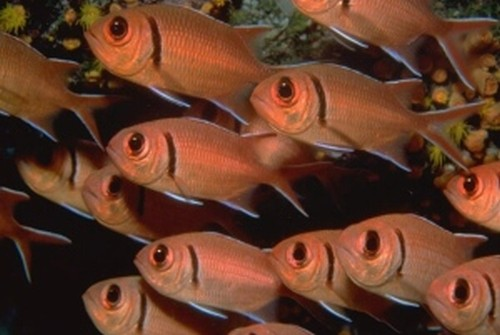
%> input picture Assignment 2/Matlab/Data/fishes.jpg, 500 x 335 px
$ octave main.m   (GNU Octave 9; MATLAB toolbox functions it lacks are replaced by stand-ins)
%> lines starting %> are read from the running program, lines starting %| are printed output that depends on the picture
### Assignment 2/Matlab/createScaleSpace.m
function [scale_space] = createScaleSpace(image, layers, sigma, k, isDownsamplingImg)

    % each cell is a layer of the pyramid
    scale_space = cell(1,layers);

    if isDownsamplingImg
        % odd filter size
        filter_size = 2*ceil(sigma*3)+1;

        % Create a Laplacian of Gaussian
        LOG_filter = fspecial( 'log', filter_size, sigma );

        % Scale Normalize Laplacian
        LOG_filter=(sigma.^2)*LOG_filter;

        % downsample the image multiple times
        for ii=1:layers
            if ii==1
                downsampled_img = image;
            else
                downsampled_img = imresize(image, 1/(k^(ii-1)), 'bicubic');
            end

            % create the laplacian response
            filtered_image = imfilter(downsampled_img, LOG_filter,'same', 'replicate');

            % Save square of Laplacian response
            filtered_image = filtered_image.^2;

            % upsample the laplacian response, to be reusable
            upsampled_img = imresize(filtered_image, size(image), 'bicubic');

            scale_space{ii} = upsampled_img;
        end
    else
        for ii = 1:layers
            %Compute the scaled std and resize the filter
            scaled_sigma = sigma*k^(ii-1);

            filter_size = 2*ceil(scaled_sigma*3)+1;  %+1 to guarantee odd filter size

            % Create a Laplacian of Gaussian filter
            LOG_filter = fspecial( 'log', filter_size, scaled_sigma );

            % Nomrmalize the filter
            LOG_filter = scaled_sigma.^2*LOG_filter;

            % Filter the image
            filtered_image = imfilter(image, LOG_filter,'same', 'replicate');

            % Save square of Laplacian response
            filtered_image = filtered_image.^2;

            % Store it at the appropriate level in the scale space
            scale_space{ii} = filtered_image;
        end
    end
end

### Assignment 2/Matlab/blobDetection.m
function [blobs] = blobDetection(image, layers, sigma, k, threshold, isDownsamplingImg)

scaleSpace = createScaleSpace(image, layers, sigma, k, isDownsamplingImg);


%% 2D Non-Maximum Suppression
nms_scale_space = cell(1,layers);
for i = 1:layers
    nms_scale_space{i} = ordfilt2(scaleSpace{i}, 9, ones(3,3)); %implements a 3-by-3 maximum filter
end

%% 3D Non-Maximum Suppression
maxima_scale_space = cell(1,layers);
for i = 1:layers
    if i == 1
        %concatenate in 3 dimensions
        neighborhood =  cat(3,nms_scale_space{i},nms_scale_space{i+1});
    elseif i < layers
        %concatenate in 3 dimensions
        neighborhood =  cat(3,nms_scale_space{i-1},nms_scale_space{i},nms_scale_space{i+1});
    else
        %concatenate in 3 dimensions
        neighborhood =  cat(3,nms_scale_space{i-1},nms_scale_space{i});
    end
    %computes the maximum over the 3 dimensions
    maxima_scale_space{i} = max(neighborhood,[],3);

end

% conver to arrays
maxima_array = cellToArray(maxima_scale_space);
scaleSpace_array = cellToArray(scaleSpace);

% mark the max values as 1 otherwise 0
extrema_marker_vals = maxima_array == scaleSpace_array;
nms_3D_scale_space = maxima_array .* extrema_marker_vals;

%% Threshold
isBiggerThanThreshold = nms_3D_scale_space > threshold;
nms_3D_scale_space = nms_3D_scale_space .* isBiggerThanThreshold;

blobs = nms_3D_scale_space;
end

### Assignment 2/Matlab/cellToArray.m
function [array] = cellToArray(cell_array)
% Converts a cell array to multidimension-array (layers X width X height)

layers = size(cell_array,2);
[width,height] = size(cell_array{1});
array=zeros(width,height,layers);
for i=1:size(cell_array,2)
    array(:,:,i) = cell_array{i};
end

end

### Assignment 2/Matlab/retrieveBlobs.m
function [ blob_circle_pos ] = retrieveBlobs( scale_space, sigma, k)
    %create a total_circle x 3 matrix where column 1 is x, column 2 is y pos,
    %and column 3 is radius

    [~,~,layers] = size(scale_space);
    blob_circle_pos = [];
    for i = 1:layers
        %find indices where values are not 0 => maximum values
        [new_row, new_col] = find(scale_space(:,:,i));

        new_circles = [new_col, new_row];
        new_circles(:,3) = sqrt(2)*sigma*k^(i-1);

        %append the calculated positions/radius for this slice to the
        %entire collection (transpose of course)
        blob_circle_pos = [blob_circle_pos; new_circles];
    end

end

### Assignment 2/Matlab/show_all_circles.m
% Author:
% Peter Kovesi
% Department of Computer Science & Software Engineering
% The University of Western Australia

function show_all_circles(I, cx, cy, rad, color, ln_wid)
%% I: image on top of which you want to display the circles
%% cx, cy: column vectors with x and y coordinates of circle centers
%% rad: column vector with radii of circles.
%% The sizes of cx, cy, and rad must all be the same
%% color: optional parameter specifying the color of the circles
%%        to be displayed (red by default)
%% ln_wid: line width of circles (optional, 1.5 by default

if nargin < 5
    color = 'r';
end

if nargin < 6
   ln_wid = 1.5;
end

figure;
imshow(I); hold on;

theta = 0:0.1:(2*pi+0.1);
cx1 = cx(:,ones(size(theta)));
cy1 = cy(:,ones(size(theta)));
rad1 = rad(:,ones(size(theta)));
theta = theta(ones(size(cx1,1),1),:);
X = cx1+cos(theta).*rad1;
Y = cy1+sin(theta).*rad1;
line(X', Y', 'Color', color, 'LineWidth', ln_wid);

title(sprintf('%d circles', size(cx,1)));

### Assignment 2/Matlab/main.m
clear; close all; clc;

%% Initialization
path_to_img = './Data/fishes.jpg';
img = imread(path_to_img);
%> img is the input picture: size 335x500x3 uint8; mean R, G, B 100.6, 60, 40.9
figure;
imshow(img);
img = im2double(rgb2gray(img));
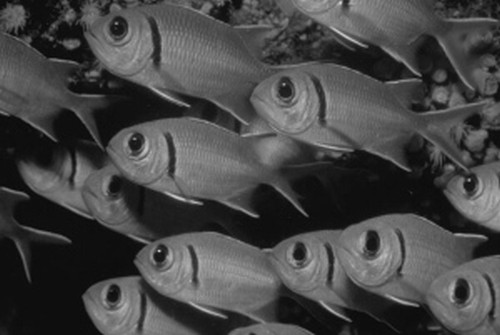
%> img: size 335x500 double; min 0.0275, max 0.831, mean 0.275


%% Algorithm's properties
tic;
layers = 15;
sigma = 2;
threshold = 0.005;

isDownsamplingImg = true;

%scale multiplication constant
k = sqrt(sqrt(2));

%% Algorithm implementation
blobs = blobDetection(img, layers, sigma, k, threshold, isDownsamplingImg);
%> the loop in createScaleSpace, `for ii=1:layers` made 15 passes
%> pass 1, in createScaleSpace, `filtered_image = imfilter(downsampled_img, LOG_filter,'same', 'replica..`:
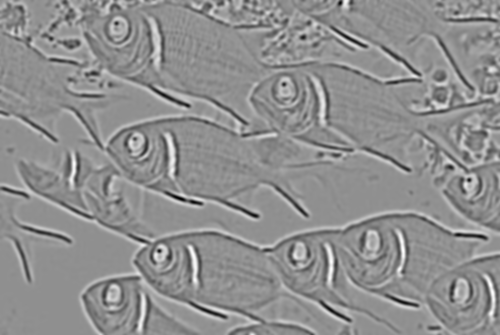
%> filtered_image: size 335x500 double; min -0.213, max 0.165, mean -4e-05; drawn with min black and max white
%> pass 1, in createScaleSpace, `filtered_image = filtered_image.^2;`:
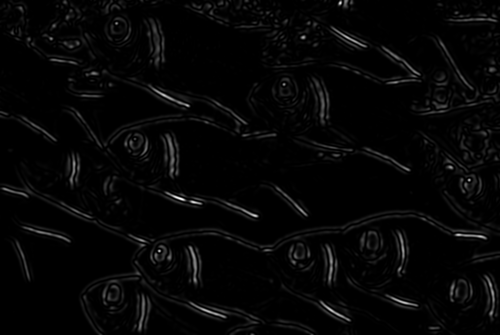
%> filtered_image: size 335x500 double; min 6.07e-37, max 0.0456, mean 0.00113; drawn with min black and max white
%> after the loop in createScaleSpace, `for ii=1:layers`: scale_space = 15 items
%> in cellToArray, `layers = size(cell_array,2);`: layers = 15
%> in cellToArray, `[width,height] = size(cell_array{1});`: width = 335; height = 500
%> the loop in cellToArray, `for i=1:size(cell_array,2)` made 15 passes
%> the loop in cellToArray (call 2), `for i=1:size(cell_array,2)` made 15 passes

%% Retrieve and display circles
blob_circle_pos = retrieveBlobs(blobs, sigma, k);
%> the loop in retrieveBlobs, `for i = 1:layers` made 15 passes
%> new_row on pass 13: [58; 204; 335; 167; 43; 1; 335; 308; 61; 231; 323; 204; 276]
%> (new_row, new_col) on pass 14: ([141; 257; 313; 106; 213; 217; 335; 20; 314], [69; 113; 113; 132; 158; 165; 212; 350; 372])
%> after the loop in retrieveBlobs, `for i = 1:layers`: blob_circle_pos = 993 rows, first 12: [1 117 2.83; 3 113 2.83; 5 114 2.83; 7 190 2.83; 8 186 2.83; 11 187 2.83; 13 34 2.83; 13 192 2.83; 14 188 2.83; 16 189 2.83; 18 40 2.83; 18 193 2.83]; new_circles = 22 rows, first 12: [1 142 32; 16 86 32; 51 33 32; 74 187 32; 105 255 32; 117 317 32; 154 157 32; 188 61 32; 192 165 32; 221 272 32; 264 223 32; 294 119 32]
toc;

x_pos = blob_circle_pos(:,1); %col positions
%> x_pos = 993 values, max 500 at index 472, min 1 at index 1, mean 257.5
y_pos = blob_circle_pos(:,2); %row positions
%> y_pos = 993 values, max 335 at index 95, min 1 at index 208, mean 173.4
radius = blob_circle_pos(:,3); %radius
%> radius = 993 values from 2.83 to 32

show_all_circles(img, x_pos, y_pos, radius, 'r', .5);
%> in show_all_circles, `cx1 = cx(:,ones(size(theta)));`:
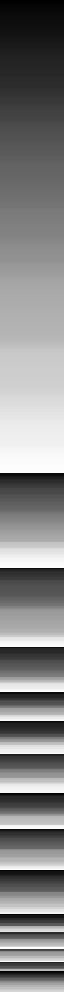
%> cx1: size 993x64 double; min 1, max 500, mean 257.5; drawn with min black and max white
%> in show_all_circles, `cy1 = cy(:,ones(size(theta)));`:
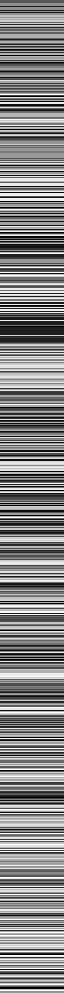
%> cy1: size 993x64 double; min 1, max 335, mean 173.4; drawn with min black and max white
%> in show_all_circles, `rad1 = rad(:,ones(size(theta)));`:
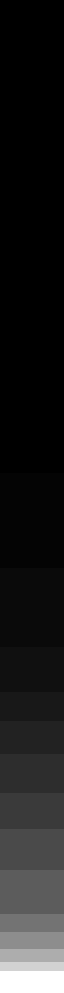
%> rad1: size 993x64 double; min 2.83, max 32, mean 6.2; drawn with min black and max white
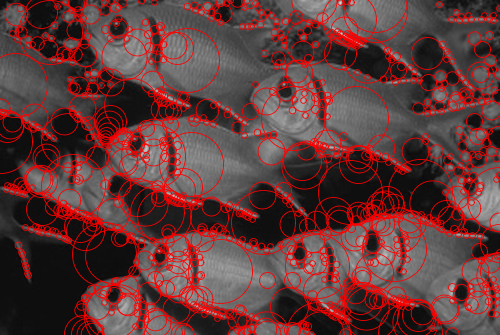
%> figure redrawn from the program's plot data; its title reads '993 circles'

$ run again, with Assignment 2/Matlab/Data/butterfly.jpg copied over Assignment 2/Matlab/Data/fishes.jpg
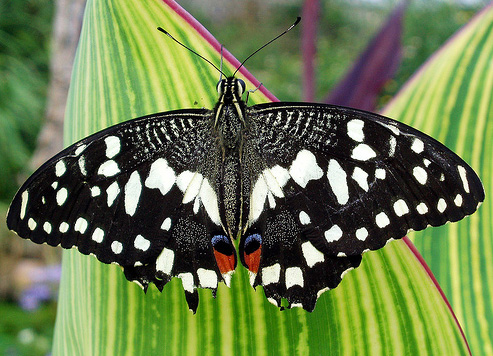
%> input picture Assignment 2/Matlab/Data/butterfly.jpg, 493 x 356 px
%> img is the input picture: size 356x493x3 uint8; mean R, G, B 106.9, 123.5, 76.9
%> img: size 356x493 double
%> after the loop in createScaleSpace, `for ii=1:layers`:
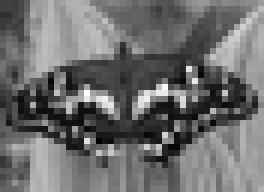
%> downsampled_img: size 32x44 double (shown 6 times larger); min -0.0273, max 1.07, mean 0.444; drawn with min black and max white
%> after the loop in createScaleSpace, `for ii=1:layers`: scale_space = 15 items
%> in cellToArray, `layers = size(cell_array,2);`: layers = 15
%> width = 356; height = 493
%> the loop in cellToArray, `for i=1:size(cell_array,2)` made 15 passes
%> the loop in cellToArray (call 2), `for i=1:size(cell_array,2)` made 15 passes
%> the loop in retrieveBlobs, `for i = 1:layers` made 15 passes
%> (new_row, new_col) on passes 12 to 14: ([268; 94; 31; 192; 265; 289; 32; 102], [75; 196; 221; 236; 337; 352; 437; 458]), ([91; 250; 180; 291; 152; 155; 224], [193; 199; 235; 355; 395; 396; 493]), ([142; 246; 165; 240; 1; 106; 161], [140; 201; 233; 275; 369; 416; 493])
%> after the loop in retrieveBlobs, `for i = 1:layers`: blob_circle_pos = 1860 rows, first 12: [5 225 2.83; 6 227 2.83; 7 214 2.83; 8 211 2.83; 9 222 2.83; 10 218 2.83; 11 204 2.83; 11 215 2.83; 11 228 2.83; 12 212 2.83; 14 198 2.83; 15 233 2.83]; new_circles = 21 rows, first 12: [1 310 32; 26 37 32; 27 318 32; 46 216 32; 77 194 32; 77 356 32; 78 280 32; 81 113 32; 122 234 32; 130 257 32; 183 83 32; 231 150 32]
%> x_pos = 1860 values, max 493 at index 1621, min 1 at index 1623, mean 261.7
%> y_pos = 1860 values, max 356 at index 976, min 1 at index 278, mean 190.3
%> radius = 1860 values from 2.83 to 32
%> `show_all_circles(img, x_pos, y_pos, radius, 'r', .5);`:
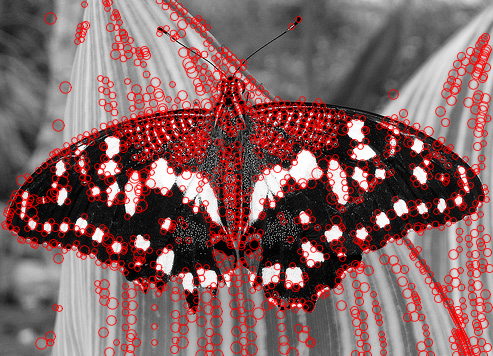
%> figure redrawn from the program's plot data; its title reads '1860 circles'

$ run again, with Assignment 2/Matlab/Data/snowflakes.jpg copied over Assignment 2/Matlab/Data/fishes.jpg
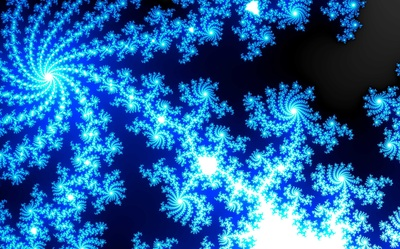
%> input picture Assignment 2/Matlab/Data/snowflakes.jpg, 400 x 249 px
%> img is the input picture: size 249x400x3 uint8; mean R, G, B 32.8, 99.1, 161.7
%> img: size 249x400 double
%> the loop in createScaleSpace, `for ii=1:layers` made 15 passes
%> pass 1, in createScaleSpace, `filtered_image = filtered_image.^2;`:
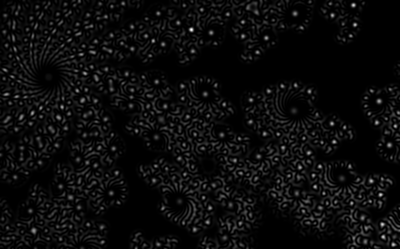
%> filtered_image: size 249x400 double; min 1.11e-36, max 0.101, mean 0.00474; drawn with min black and max white
%> after the loop in createScaleSpace, `for ii=1:layers`: scale_space = 15 items
%> in cellToArray, `layers = size(cell_array,2);`: layers = 15
%> width = 249; height = 400
%> the loop in cellToArray, `for i=1:size(cell_array,2)` made 15 passes
%> the loop in cellToArray (call 2), `for i=1:size(cell_array,2)` made 15 passes
%> the loop in retrieveBlobs, `for i = 1:layers` made 15 passes
%> (new_row, new_col) on passes 12, 13, 15: ([162; 249; 249; 214; 187; 227; 1; 109], [15; 29; 117; 224; 305; 340; 349; 349]), ([197; 1; 71; 145; 196; 233; 156], [11; 148; 175; 251; 309; 339; 363]), ([213; 249; 70; 234; 57; 249; 191], [138; 197; 231; 272; 294; 329; 400])
%> after the loop in retrieveBlobs, `for i = 1:layers`: blob_circle_pos = 2014 rows, first 12: [1 52 2.83; 1 63 2.83; 1 73 2.83; 1 94 2.83; 1 98 2.83; 1 102 2.83; 1 113 2.83; 1 118 2.83; 1 127 2.83; 1 232 2.83; 1 235 2.83; 2 247 2.83]; new_circles = [138 213 32; 197 249 32; 231 70 32; 272 234 32; 294 57 32; 329 249 32; 400 191 32]
%> x_pos = 2014 values, max 400 at index 1332, min 1 at index 1, mean 183.8
%> y_pos = 2014 values, max 249 at index 43, min 1 at index 98, mean 128.5
%> radius = 2014 values from 2.83 to 32
%> `show_all_circles(img, x_pos, y_pos, radius, 'r', .5);`:
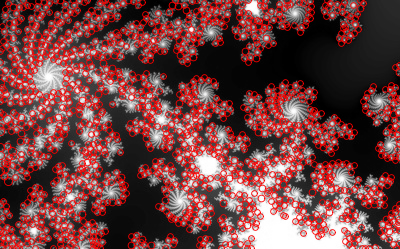
%> figure redrawn from the program's plot data; its title reads '2014 circles'
